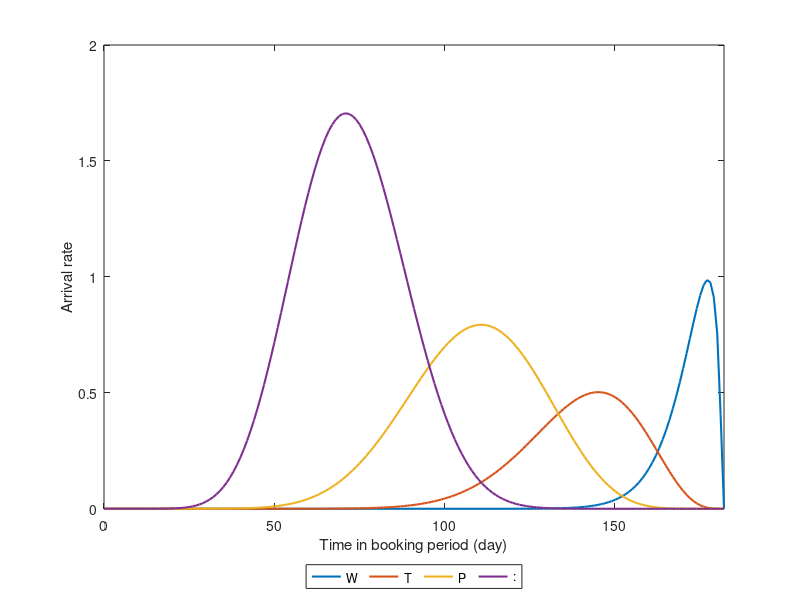

Here is the MATLAB script that generated this plot:
clear all

t = 0:1/182:1;


% beta distribution shape parameters for each fare class
% fClass1, fClass2 and fClass3 peak arrivals occur at t=0.95, 0.77 and 0.39 respectively; 
% so means of beta distributions = 0.95, 0.77 and 0.39 respectively
% alpha = [9.45*3, 8.5*3, 7.7*2, 6.5*2, 5.00*3, 3.85*3];  
% beta = [10*3-alpha(1), 10*3-alpha(2), 10*2-alpha(3), 10*2-alpha(4), 10*3-alpha(5), 10*3-alpha(6)];

alpha = [9.45*3, 7.7*2, 6.0*2, 4.00*3];  
beta = [10*3-alpha(1), 10*2-alpha(2), 10*2-alpha(3), 10*3-alpha(4)];

% lambaPrimeValues = betaValues of each fare class at each time step
% betaValues_fClasses = [betapdf(t,9.5*3,(10*3-9.5*3));... % betapdf(t,18,2);... fc1; 
%                        betapdf(t,7.7*2,(10*2-7.7*2));... % fc2
%                        betapdf(t,3.9*3,(10*3-3.9*3))]; % fc3

% for ind=1:3
%     subplot(3,1,ind);      
%     plot(t,betaValues_fClasses(ind,:))
% end

% nFareClasses = 3;
% fClassMeanDemand = [33, 33, 34];
% nEpisodes = 5;
% bookingHorizon = 10;


betaPDFvalues_fClasses = [betapdf(t,alpha(1),beta(1));... % betapdf(t,18,2);... fc1; 
                          betapdf(t,alpha(2),beta(2));...
                          betapdf(t,alpha(3),beta(3));...
                          betapdf(t,alpha(4),beta(4))];   % fc3

wtpGroupMeanArrivals = [14, 21, 40, 70];
% the beta distribution is used to get time-varying lambdaPrime values at each time step
% lambdaPrimeValues = area under beta curve in each time step; total area = 1; 
lambdaPrimeValues = zeros(4,182);
lambdaValues = zeros(4,182); % for each wtpGroup, lambda(t) = lambdaPrime(t)*meanNarrivals
for i=1:4
    lambdaPrimeValues(i,:) = betacdf((1:182)/182,alpha(i),beta(i)) - betacdf((0:181)/182,alpha(i),beta(i)); % area under beta curve at different time steps
    lambdaValues(i,:) = lambdaPrimeValues(i,:)*wtpGroupMeanArrivals(i); % average number of arrivals (Poisson means) at different time steps
end

lambdaValues = [lambdaValues zeros(4,1)]; % makes the plot look better
WTPgroupLabels = ["WTP: $600", "WTP: $400", "WTP: $200", "WTP: $150"];

% for fcInd=1:3
%     plot(t,betaPDFvalues_fClasses(fcInd,:),'DisplayName',strcat(fareClassLabels(1,fcInd),' fare class'))
%     xlabel('time in booking period')
%     ylabel('PDF')
%     hold on
% end
% legend('Orientation','horizontal')
lineWidth = 1.5;
t = 0:182;
for wtpInd=1:4
    plot(t,lambdaValues(wtpInd,:),'DisplayName',WTPgroupLabels(1,wtpInd),'LineWidth',lineWidth)
    xlim([0 182])
    xlabel('Time in booking period (day)')
    ylabel('Arrival rate')
    hold on
end
legend('Orientation','horizontal','Location','southoutside') % 'Location','northoutside' % 'NumColumns',2
hold off
saveas(gcf,'plot_PaxArrival_4wtpGrps_2.pdf')

% % the beta distribution is used to get time-varying lambdaPrime values at each time step
% % lambdaPrimeValues = area under beta curve in each time step; total area = 1; 
% lambdaPrimeValues = zeros(3,182);
% lambdaValues = zeros(3,182);
% for i=1:nFareClasses
%     lambdaPrimeValues(i,:) = betacdf((1:182)/182,alpha(i),beta(i)) - betacdf((0:181)/182,alpha(i),beta(i));
%     lambdaValues(i,:) = lambdaPrimeValues(i,:)*fClassMeanDemand(i);
% end

